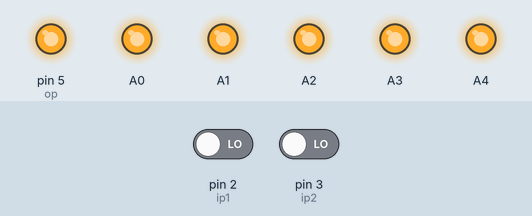
A sketch run on a simulated Arduino Uno, built with avr-gcc and run on an emulated ATmega328P. Shown: output pins drawn as LEDs (lit = HIGH). Inputs (shaded band) come from the test bench; at power-on: pin 2 (ip1) LOW, pin 3 (ip2) LOW.

Above: at 0.6 s.
At 37.6 s:
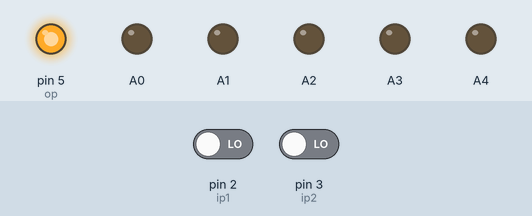
Timing chart, 0 to 40.0 s (numbered marks = the images above):
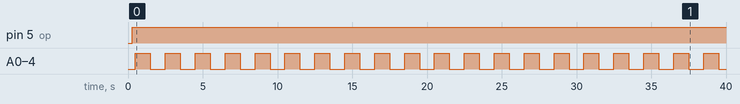

The sketch:

IC_Tester.ino
```cpp
int ip1=2; // defining input pins of ic globally
int ip2=3;
int op=5; // defining output pin of ic globally
boolean tt[4]={false,false,false,false};// defining an array to comapre truth table
int i;
void setup()
{
// put your setup code here, to run once:
    pinMode(ip1,OUTPUT);
    pinMode(ip2,OUTPUT);
    pinMode(A0,OUTPUT);
    pinMode(A1,OUTPUT);
    pinMode(A2,OUTPUT);
    pinMode(A3,OUTPUT);
    pinMode(A4,OUTPUT);
    pinMode(op,INPUT);
 }
void ICInputs()
{
    for(i=0;i<4;i++)
    {
        switch(i)
        {
            case 0:
            digitalWrite(ip1,LOW);
            digitalWrite(ip2,LOW);
            delay(50);
            tt[i]=digitalRead(op);
            break;

            case 1:
            digitalWrite(ip1,LOW);
            digitalWrite(ip2,HIGH);
            delay(50);
            tt[i]=digitalRead(op);
            break;

            case 2:
            digitalWrite(ip1,HIGH);
            digitalWrite(ip2,LOW);
            delay(50);
            tt[i]=digitalRead(op);
            break;

            case 3:
            digitalWrite(ip1,HIGH);
            digitalWrite(ip2,HIGH);
            delay(50);
            tt[i]=digitalRead(op);
            break;

            }
    }
}
int nor()
{
    pinMode(ip1,INPUT);
    pinMode(op,OUTPUT);
    for(i=0;i<4;i++)
    {
        switch(i)
        {
            case 0:
            digitalWrite(op,LOW);
            digitalWrite(ip2,LOW);
            delay(50);
            tt[i]=digitalRead(ip1);
            break;
            case 1:
            digitalWrite(op,LOW);
            digitalWrite(ip2,HIGH);
            delay(50);
            tt[i]=digitalRead(ip1);
            break;

            case 2:
            digitalWrite(op,HIGH);
            digitalWrite(ip2,LOW);
            delay(50);
            tt[i]=digitalRead(ip1);
            break;

            case 3:
            digitalWrite(op,HIGH);
            digitalWrite(ip2,HIGH);
            delay(50);
            tt[i]=digitalRead(ip1);
            break;
        }
    }
    if(tt[0]==HIGH && tt[1]==LOW && tt[2]==LOW && tt[3]==LOW)
    return 1;
    else
    return 0;
}
int nott()
{
    pinMode(ip2,INPUT);
    for(i=0;i<2;i++)
    {
        switch(i)
        {
            case 0:
            digitalWrite(ip1,HIGH);
            tt[i]=digitalRead(ip2);
            delay(50);
            break;

            case 1: digitalWrite(ip1,LOW);
            tt[i]=digitalRead(ip2);
            delay(50);
            break;
        }
  }
  if(tt[0]==LOW && tt[1]==HIGH)
  return 1;
  else
  return 0;
  }
void loop()
{
 // put your main code here, to run repeatedly:
 ICInputs();
 // for AND gate
 if(tt[0]==LOW && tt[1]==LOW && tt[2]==LOW && tt[3]==HIGH)
   digitalWrite(A0,HIGH);
   // for OR gate
   else if(tt[0]==LOW && tt[1]==HIGH && tt[2]==HIGH && tt[3]==HIGH)
   digitalWrite(A1,HIGH);
    // for NAND gate
    else if(tt[0]==HIGH && tt[1]==HIGH && tt[2]==HIGH && tt[3]==LOW)
    digitalWrite(A2,HIGH);
    // for EX-OR
    else if(tt[0]==LOW && tt[1]==HIGH && tt[2]==HIGH && tt[3]==LOW)
    digitalWrite(A3,HIGH);
    // for EX-NOR
    else if(tt[0]==HIGH && tt[1]==LOW && tt[2]==LOW && tt[3]==HIGH)
    digitalWrite(A4,HIGH);
    else
    {
        pinMode(ip1,INPUT); pinMode(op,OUTPUT);
        if(nor()==1)
        {
            digitalWrite(A0,HIGH); digitalWrite(A1,HIGH); digitalWrite(A2,HIGH);
        }
        else if(nott()==1)
        {
            digitalWrite(A2,HIGH); digitalWrite(A3,HIGH); digitalWrite(A4,HIGH);
        }
        else
        {
            while(1)
            {
                digitalWrite(A0,HIGH);
                digitalWrite(A1,HIGH);
                digitalWrite(A2,HIGH);
                digitalWrite(A3,HIGH);
                digitalWrite(A4,HIGH);
                delay(1000);
                digitalWrite(A0,LOW);
                digitalWrite(A1,LOW);
                digitalWrite(A2,LOW);
                digitalWrite(A3,LOW);
                digitalWrite(A4,LOW);
                delay(1000);
            }
        }
    }
}
```

Measured:
- by itself, pin 5 (op): LOW → HIGH at 0.30 s
- by itself, A0–4: alternates HIGH for 1.0 s and LOW for 1.0 s
